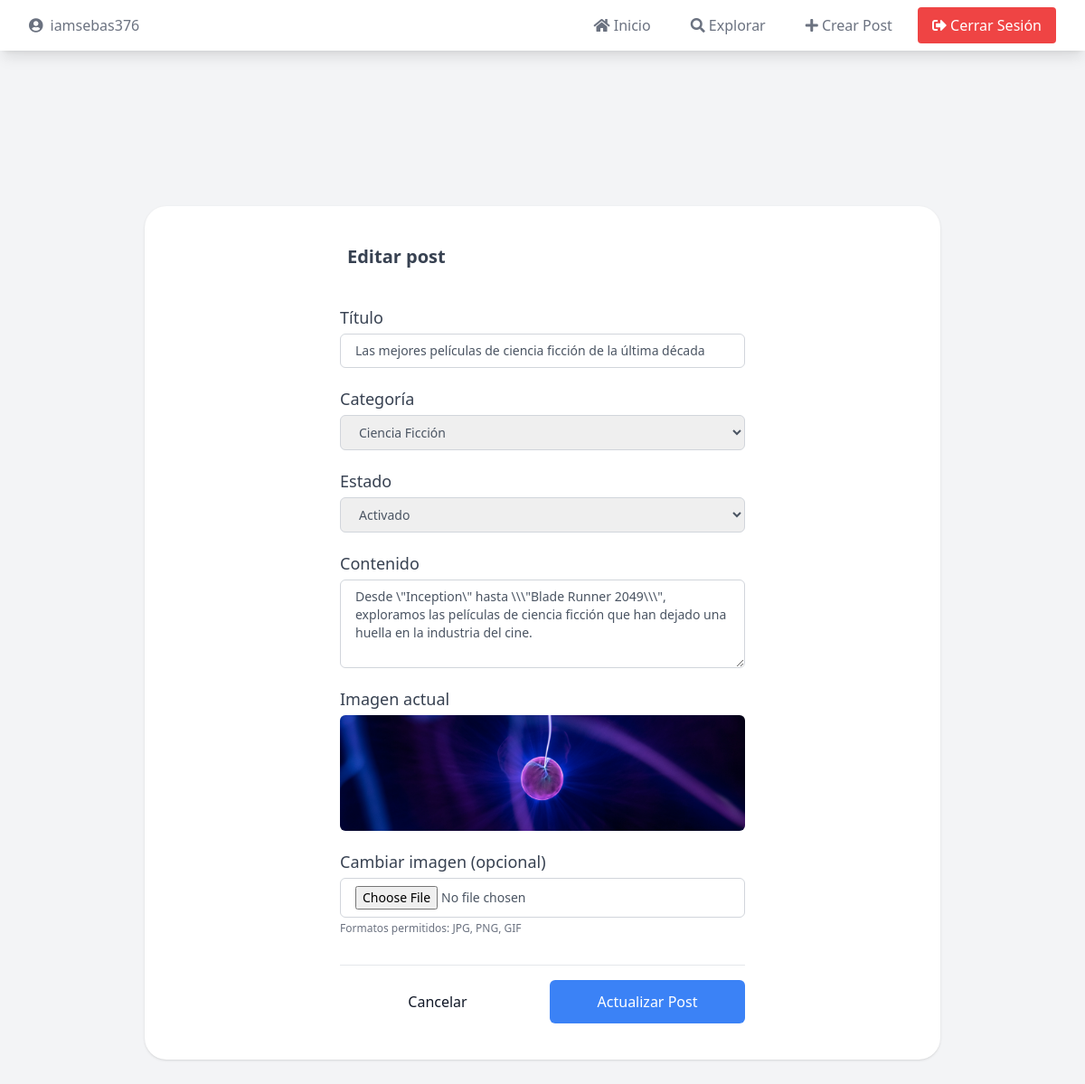
Screenshot of /editar_post.php?id=18 (signed in) with the database file from the repository.
### tables this page shows
CREATE TABLE `posts` (
  `id` int(11) NOT NULL,
  `author_id` int(11) DEFAULT NULL,
  `title` varchar(100) DEFAULT NULL,
  `content` varchar(10000) DEFAULT NULL,
  `category_id` int(11) DEFAULT NULL,
  `image` varchar(100) DEFAULT NULL,
  `date` datetime DEFAULT current_timestamp(),
  `status_id` int(11) DEFAULT NULL
);

CREATE TABLE `categories` (
  `id` int(11) NOT NULL,
  `name` varchar(50) DEFAULT NULL
);

CREATE TABLE `statuses` (
  `id` int(11) NOT NULL,
  `name` varchar(15) DEFAULT NULL
);

### editar_post.php (the view, shortened to what this page needs)
<?php
$conectar = conn();
$message = '';
$username = $_SESSION['username'];
$sql_user = "SELECT id FROM authors WHERE name = ?";
$stmt_user = mysqli_prepare($conectar, $sql_user);
mysqli_stmt_bind_param($stmt_user, "s", $username);
mysqli_stmt_execute($stmt_user);
$result_user = mysqli_stmt_get_result($stmt_user);
$user_data = mysqli_fetch_assoc($result_user);
$author_id = $user_data['id'];
$sql_categories = "SELECT * FROM categories";
$categories = mysqli_query($conectar, $sql_categories);
$sql_statuses = "SELECT * FROM statuses";
$statuses = mysqli_query($conectar, $sql_statuses);
$post_id = $_GET['id'];
$sql_post = "SELECT * FROM posts WHERE id = ? AND author_id = ?";
$stmt_post = mysqli_prepare($conectar, $sql_post);
mysqli_stmt_bind_param($stmt_post, "ii", $post_id, $author_id);
mysqli_stmt_execute($stmt_post);
$result_post =   mysqli_stmt_get_result($stmt_post);
$post = mysqli_fetch_assoc($result_post);
?>
<!DOCTYPE html>
<html lang="es">
<head>
    <script src="https://cdn.tailwindcss.com"></script>
</head>
<body class="bg-gray-100" x-data="{ showNotification: <?php echo !empty($message) ? 'true' : 'false'; ?> }">
    <?php include('components/navbar.php'); ?>
    <div class="min-h-screen py-6 flex flex-col justify-center sm:py-12">
        <div class="py-3 sm:mx-40">
            <div class="px-4 py-10 bg-white mx-8 md:mx-0 shadow rounded-3xl sm:p-10">
                <div class="max-w-md mx-auto">
                    <div class="flex items-center space-x-5">
                        <div class="block pl-2 font-semibold text-xl text-gray-700">
                            <h2 class="leading-relaxed">Editar post</h2>
                        </div>
                    </div>
                    <form class="divide-y divide-gray-200" action="<?php echo htmlspecialchars($_SERVER["PHP_SELF"] . "?id=" . $post_id); ?>" method="POST" enctype="multipart/form-data">
                        <div class="py-8 text-base leading-6 space-y-4 text-gray-700 sm:text-lg sm:leading-7">
                            <div class="flex flex-col">
                                <label class="leading-loose">Título</label>
                                <input type="text" name="title" required
                                    value="<?php echo htmlspecialchars($post['title']); ?>"
                                    class="px-4 py-2 border focus:ring-gray-500 focus:border-gray-900 w-full sm:text-sm border-gray-300 rounded-md focus:outline-none text-gray-600">
                            </div>
                            <div class="flex flex-col">
                                <label class="leading-loose">Categoría</label>
                                <select name="category" required
                                    class="px-4 py-2 border focus:ring-gray-500 focus:border-gray-900 w-full sm:text-sm border-gray-300 rounded-md focus:outline-none text-gray-600">
                                    <?php
                                    mysqli_data_seek($categories, 0);
                                    while ($row = mysqli_fetch_assoc($categories)):
                                    ?>
                                        <option value="<?php echo $row['id']; ?>"
                                            <?php echo ($post['category_id'] == $row['id']) ? 'selected' : ''; ?>>
                                            <?php echo htmlspecialchars($row['name']); ?>
                                        </option>
                                    <?php endwhile; ?>
                                </select>
                            </div>
                            <div class="flex flex-col">
                                <label class="leading-loose">Estado</label>
                                <select name="status" required
                                    class="px-4 py-2 border focus:ring-gray-500 focus:border-gray-900 w-full sm:text-sm border-gray-300 rounded-md focus:outline-none text-gray-600">
                                    <?php
                                    mysqli_data_seek($statuses, 0);
                                    while ($row = mysqli_fetch_assoc($statuses)):
                                    ?>
                                        <option value="<?php echo $row['id']; ?>"
                                            <?php echo ($post['status_id'] == $row['id']) ? 'selected' : ''; ?>>
                                            <?php echo htmlspecialchars($row['name']); ?>
                                        </option>
                                    <?php endwhile; ?>
                                </select>
                            </div>
                            <div class="flex flex-col">
                                <label class="leading-loose">Contenido</label>
                                <textarea name="content" required rows="4"
                                    class="px-4 py-2 border focus:ring-gray-500 focus:border-gray-900 w-full sm:text-sm border-gray-300 rounded-md focus:outline-none text-gray-600"><?php echo htmlspecialchars($post['content']); ?></textarea>
                            </div>
                            <div class="flex flex-col">
                                <label class="leading-loose">Imagen actual</label>
                                <?php if (!empty($post['image'])): ?>
                                    <img src="<?php echo htmlspecialchars($post['image']); ?>" alt="Imagen actual" class="w-full h-32 object-cover rounded-md mb-2">
                                <?php else: ?>
                                    <p class="text-sm text-gray-500">No hay imagen actualmente</p>
                                <?php endif; ?>
                                <label class="leading-loose mt-2">Cambiar imagen (opcional)</label>
                                <input type="file" name="image" accept="image/*"
                                    class="px-4 py-2 border focus:ring-gray-500 focus:border-gray-900 w-full sm:text-sm border-gray-300 rounded-md focus:outline-none text-gray-600">
                                <p class="text-xs text-gray-500 mt-1">Formatos permitidos: JPG, PNG, GIF</p>
                            </div>
                        </div>
                        <div class="pt-4 flex items-center space-x-4">
                            <a href="inicio.php"
                                class="flex justify-center items-center w-full text-gray-900 px-4 py-3 rounded-md focus:outline-none hover:bg-gray-100 transition duration-150 ease-in-out">
                                Cancelar
                            </a>
                            <button type="submit"
                                class="bg-blue-500 flex justify-center items-center w-full text-white px-4 py-3 rounded-md focus:outline-none hover:bg-blue-600 transition duration-150 ease-in-out">
                                Actualizar Post
                            </button>
                        </div>
                    </form>
                </div>
            </div>
        </div>
    </div>
</body>
</html>

### rows the page displays
posts: title "Las mejores películas de ciencia ficción de la última década", category "Ciencia Ficción", status "Activado", content "Desde \\\"Inception\\\" hasta \\\\\\\"Blade Runner 2049\\\\\\\", exploramos las películas de ciencia ficción que han dejado una huella en la industria del cine.", image (picture)

### other values shown
$username "iamsebas376"
